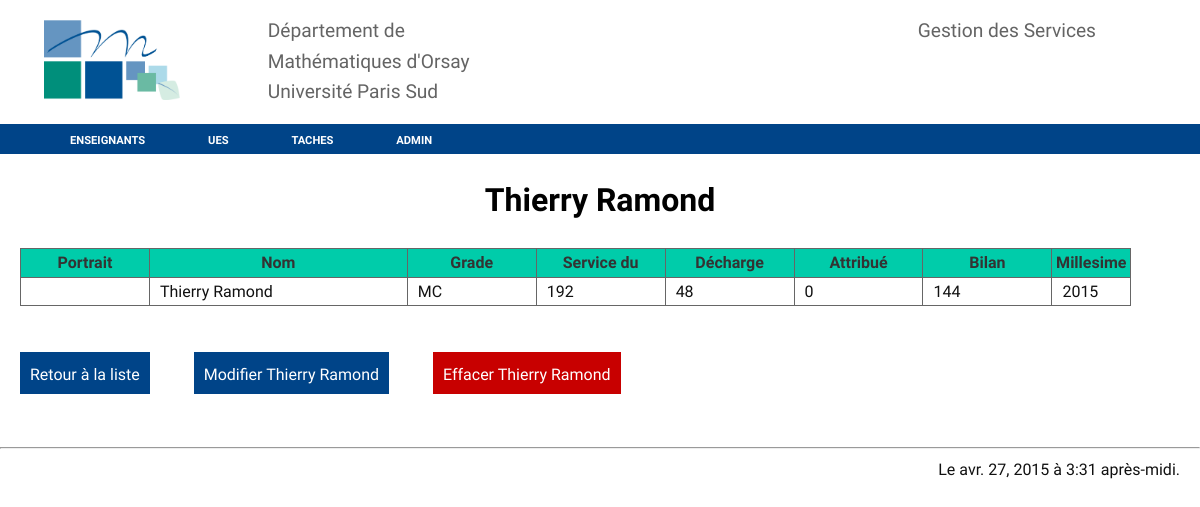
The app's page /enseignant/3/ with its own data.
### services/models.py (models this page shows, shortened)
class Enseignant(models.Model):
    nom = models.CharField(max_length = 100)
    prenom = models.CharField(max_length = 100)
    grade = models.CharField(max_length = 100)
    service_du = models.IntegerField (default = 192)
    decharge = models.IntegerField (default = 0)
    commentaire = models.CharField(max_length = 255, blank= True)
    arrivé_en = models.DateField(default='2000-09-01')
    photo = models.ImageField(blank=True)
    attribué = models.IntegerField (default = 0)
    bilan = models.IntegerField (default = 0)
    millesime = models.IntegerField (default = timezone.now().year)
    class Meta():
        unique_together = ("nom", "prenom", "millesime")
    def __str__(self):
        return ('{1} {0}'.format(self.nom, self.prenom))
    def calcul_bilan(self):
        att=Tache.objects.filter(attribué_à = self).aggregate(Sum('horaire_eqtd'))['horaire_eqtd__sum']
        if att == None:
            att=0
        self.bilan = self.service_du-self.decharge-att
        self.save()
        return (self.service_du-self.decharge-att)
    def total_attribue_1(self):
        total = Tache.objects.filter(attribué_à = self).aggregate(Sum('horaire_eqtd'))
        if (total['horaire_eqtd__sum'] == None):
            total['horaire_eqtd__sum']=0
        self.total_attribue=total['horaire_eqtd__sum']
        self.save()
        return total['horaire_eqtd__sum']

### services/views.py (the view)
# urls.py: url(r'^enseignant/(?P<pk>\d+)/$', views.EnseignantDetailView.as_view(), name='enseignant-view'),
class EnseignantDetailView(DetailView):
    model = Enseignant
    template_name = 'enseignant_detail.html'
    fields='__all__'
    def get_context_data(self, **kwargs):
        context = super(EnseignantDetailView, self).get_context_data(**kwargs)
        context['datetime'] = timezone.now()
        return context

### services/templates/enseignant_detail.html
{% extends "base.html" %}
{% block content %}
<h1>{{ enseignant }}</h1>
<table>
<tr>
	<th style="width:10%;">Portrait</th>
	<th style="width:20%;"> Nom</th>
	<th style="width:10%;"> Grade</th>
	<th style="width:10%;"> Service du</th>
	<th style="width:10%;"> Décharge </th>
	<th style="width:10%;"> Attribué</th>
	<th style="width:10%;"> Bilan</th>
	<th style="width:3%;"> Millesime</th>
</tr>
 <tr>
    <td> <img src="{{photo}}"></td>
	<td style="width:20%;">{{enseignant.prenom }} {{enseignant.nom}}</a>
	</td>
	<td>
		{{enseignant.grade}}
	</td>
	<td>
		{{enseignant.service_du}}
	</td>
	<td>
		{{enseignant.decharge}}
	</td>
	<td>
		{{enseignant.total_attribue_1}}
	</td>
	<td>
		{{enseignant.calcul_bilan}}
	</td>
	<td style="width:3%;">
		{{enseignant.millesime}}
	</td>
</tr>
</table>
<br>
<bouton>
<a href="{% url "enseignants" %}">Retour à la liste</a>
<a href="{% url "enseignant-edit" pk=enseignant.id %}">Modifier {{enseignant}}</a>
</bouton>
<bouton_rouge>
<a href="{% url "enseignant-delete" pk=enseignant.id %}">Effacer {{enseignant}}</a>
</bouton_rouge>
{% endblock %}

### services/static/services/trstyle.css (style rules this page uses)
body { background-color: #fff; font: 16px/1.6 'Oxygen',sans-serif; color: #111; margin: 0px; min-width:1000px; min-height: 1300px; z-index: 1000; }
a { color: rgba(100,100,100,1); text-decoration: none; font-style: bold; }
h1 { text-align: center; color: #000; }
table { display: flex; border-collapse: collapse; margin-left: 20px; margin-right: 20px; }
td { border: 1px solid #666; width: 140px; text-align: left; padding-left:10px; }
th { border: 1px solid #666; width: 100px; font-style: bold; color:#333; background-color: #0CA; }
bouton a { display: inline-block; height: 22px; margin: 20px; padding: 10px; text-decoration: none; background-color: rgba(0, 68, 136,1); color: rgba(255,255,255,1); }
bouton_rouge a { display: inline-block; height: 22px; margin: 20px; padding: 10px; background-color: rgba(200, 0, 0, 1); color: rgba(255,255,255,1); }

### records on screen
Enseignant: nom+prenom "Thierry Ramond", prenom "Thierry", nom "Ramond", grade "MC", service_du "192", decharge "48", total_attribue_1 "0", calcul_bilan "144", millesime "2015"

### other values on screen
{{ datetime|date:"DATE_FORMAT" }} "avr. 27, 2015"
{{ datetime|time:"TIME_FORMAT" }} "3:31 après-midi"
